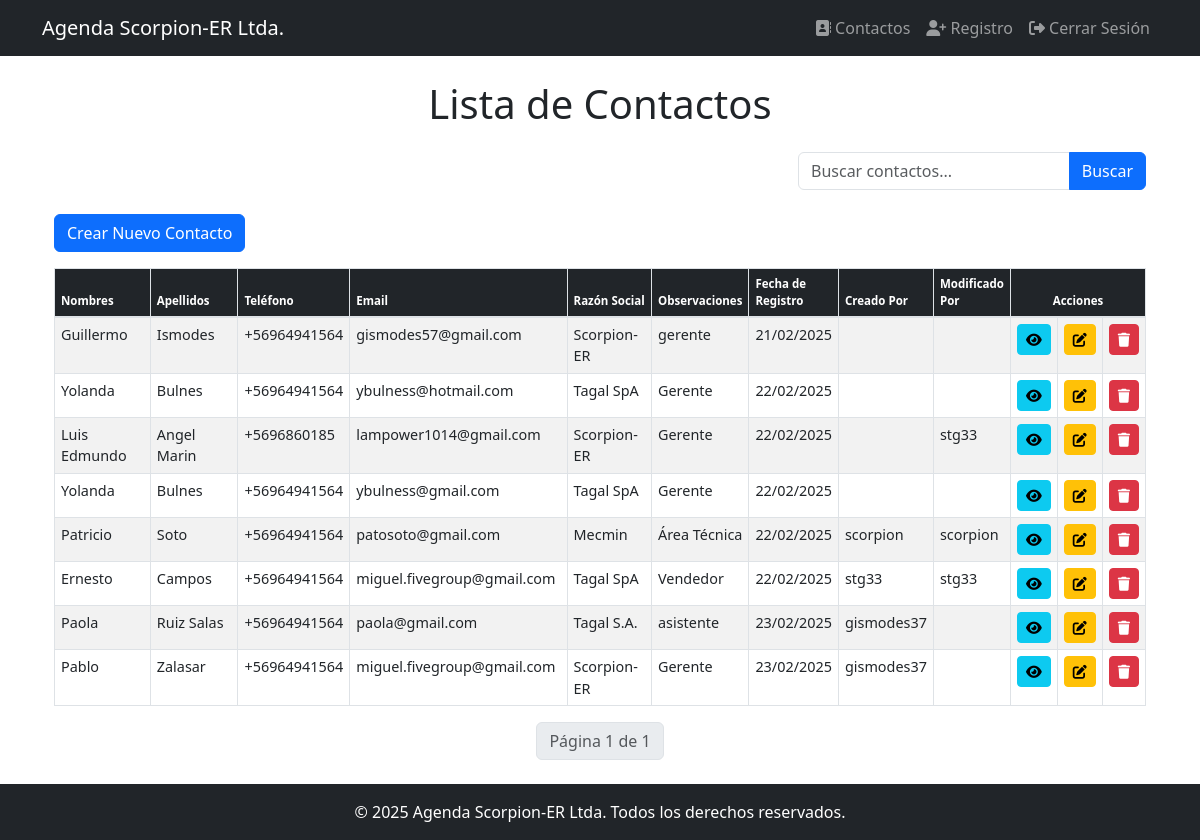
/contacts/ (signed in), run on the app's committed database.
### agenda/models.py (models this page shows, shortened)
class Contact(models.Model):
    nombres = models.CharField(max_length=100)
    apellidos = models.CharField(max_length=100)
    telefono = models.CharField(max_length=15, unique=True) #Teléfono único
    email = models.EmailField(unique=True) # Email único
    razon_social = models.CharField(max_length=100)
    observaciones = models.TextField(blank=True, default="")
    fecha_registro = models.DateTimeField(default=timezone.now)
    creado_por = models.ForeignKey(User, on_delete=models.SET_NULL, null=True, related_name='contactos_creados')
    modificado_por = models.ForeignKey(User, on_delete=models.SET_NULL, null=True, related_name='contactos_modificados')

class User(AbstractUser):
    groups = models.ManyToManyField(
        'auth.Group',
        verbose_name='groups',
        blank=True,
        help_text='The groups this user belongs to. A user will get all permissions granted to each of their groups.',
        related_name="agenda_user_groups",  # related_name único
        related_query_name="user",
    )
    user_permissions = models.ManyToManyField(
        'auth.Permission',
        verbose_name='user permissions',
        blank=True,
        help_text='Specific permissions for this user.',
        related_name="agenda_user_permissions",  # related_name único
        related_query_name="user",
    )

### agenda/views.py (the view, shortened to what this page needs)
# urls.py: path('', views.contact_list, name='contact_list'),
@login_required
def contact_list(request):
    query = request.GET.get('q')  # Obtén el término de búsqueda
    contacts = Contact.objects.all()
    paginator = Paginator(contacts, 10)
    page = request.GET.get('page')  # Obtén el número de página
    try:
        contacts = paginator.page(page)
    except PageNotAnInteger:
        contacts = paginator.page(1)
    except EmptyPage:
        contacts = paginator.page(paginator.num_pages)
    return render(request, 'agenda/contact_list.html', {'contacts': contacts, 'query': query})

### agenda/templates/agenda/contact_list.html (shortened to what this page needs)
{% extends 'base.html' %}
{% block content %}
<div class="container-fluid mt-4">
    <h1 class="text-center mb-4">Lista de Contactos</h1>
    <form method="get" class="mb-4">
        <div class="row justify-content-end">
            <div class="col-md-6 col-lg-4">
                <div class="input-group">
                    <input type="text" id="search-input" class="form-control" placeholder="Buscar contactos..." value="{{ query|default:'' }}">
                    <button type="submit" class="btn btn-primary">Buscar</button>
                </div>
            </div>
        </div>
    </form>
    <a href="{% url 'contact_create' %}" class="btn btn-primary mb-3">Crear Nuevo Contacto</a>
    <div id="contactos-table">
        {% include 'agenda/partials/contactos_tabla.html' with contacts=contacts %}
    </div>
    <nav aria-label="Paginación">
        <ul class="pagination justify-content-center">
            <li class="page-item disabled">
                <span class="page-link">
                    Página {{ contacts.number }} de {{ contacts.paginator.num_pages }}
                </span>
            </li>
        </ul>
    </nav>
</div>
{% endblock %}

### agenda/templates/agenda/partials/contactos_tabla.html
<div class="table-responsive">
<table class="table table-striped table-hover table-sm" style="width: 100%;">
    <thead class="table-dark">
        <tr>
            <th>Nombres</th>
            <th>Apellidos</th>
            <th>Teléfono</th>
            <th>Email</th>
            <th>Razón Social</th>
            <th>Observaciones</th>
            <th>Fecha de Registro</th>
            <th>Creado Por</th>
            <th>Modificado Por</th>
            <th colSpan="3" class="text-center">Acciones</th>
        </tr>
    </thead>
    <tbody>
    {% if contacts %}
        {% for contact in contacts %}
            <tr>
                <td>{{ contact.nombres }}</td>
                <td>{{ contact.apellidos }}</td>
                <td>{{ contact.telefono }}</td>
                <td>{{ contact.email }}</td>
                <td>{{ contact.razon_social }}</td>
                <td>{{ contact.observaciones|truncatechars:30 }}</td>
                <td>{{ contact.fecha_registro|date:"d/m/Y" }}</td>
                <td>{{ contact.creado_por.username }}</td>
                <td>{{ contact.modificado_por.username|default:"" }}</td>
                <td><a href="{% url 'contact_detail' contact.pk %}" class="btn btn-sm btn-info"><i class="fas fa-eye"></i></a></td>
                <td><a href="{% url 'contact_update' contact.pk %}" class="btn btn-sm btn-warning"><i class="fas fa-edit"></i></a></td>
                <td><a href="{% url 'contact_delete' contact.pk %}" class="btn btn-sm btn-danger"><i class="fas fa-trash"></i></a></td>
            </tr>
        {% endfor %}
    {% else %}
    <tr>
        <td colspan="10" class="text-center">No hay contactos para mostrar.</td>
    </tr>
    {% endif %}
    </tbody>
</table>
</div>

### static/css/custom.css (style rules this page uses)
.table th:nth-child(1), .table td:nth-child(1) { width: 25%; }
.table th:nth-child(2), .table td:nth-child(2) { width: 25%; }
.table th:nth-child(3), .table td:nth-child(3) { width: 10%; }
.table th:nth-child(4), .table td:nth-child(4) { width: 25%; }
.table th:nth-child(5), .table td:nth-child(5) { width: 25%; }
.table th:nth-child(6), .table td:nth-child(6) { width: 15%; }
.table th:nth-child(7), .table td:nth-child(7) { width: 10%; }
.table th:nth-child(8), .table td:nth-child(8) { width: 10%; }
.table th:nth-child(9), .table td:nth-child(9) { width: 10%; }
.table th:nth-child(10), .table td:nth-child(10) { width: 10%; }
.table { border-collapse: collapse; width: 100%; }
.table th, .table td { border: 1px solid #dee2e6; padding: 8px; }
.table thead th { border-bottom: 2px solid #dee2e6; }
.table-striped tbody tr:nth-of-type(odd) { background-color: rgba(0, 0, 0, 0.05); }
.table { font-size: 0.9em; }
.table th, .table td { padding: 6px; }
.table th { font-size: 0.8em; font-weight: bold; }

### data on the page
Contact: nombres "Guillermo", apellidos "Ismodes", telefono "+56964941564", email "gismodes57@gmail.com", razon_social "Scorpion-ER", observaciones "gerente", fecha_registro "21/02/2025"
Contact: nombres "Yolanda", apellidos "Bulnes", telefono "+56964941564", email "ybulness@hotmail.com", razon_social "Tagal SpA", observaciones "Gerente", fecha_registro "22/02/2025"
Contact: nombres "Luis Edmundo", apellidos "Angel Marin", telefono "+5696860185", email "lampower1014@gmail.com", razon_social "Scorpion-ER", observaciones "Gerente", fecha_registro "22/02/2025", modificado_por.username "stg33"
Contact: nombres "Yolanda", apellidos "Bulnes", telefono "+56964941564", email "ybulness@gmail.com", razon_social "Tagal SpA", observaciones "Gerente", fecha_registro "22/02/2025"
Contact: nombres "Patricio", apellidos "Soto", telefono "+56964941564", email "patosoto@gmail.com", razon_social "Mecmin", observaciones "Área Técnica", fecha_registro "22/02/2025", creado_por.username "scorpion", modificado_por.username "scorpion"
Contact: nombres "Ernesto", apellidos "Campos", telefono "+56964941564", email "miguel.fivegroup@gmail.com", razon_social "Tagal SpA", observaciones "Vendedor", fecha_registro "22/02/2025", creado_por.username "stg33", modificado_por.username "stg33"
Contact: nombres "Paola", apellidos "Ruiz Salas", telefono "+56964941564", email "paola@gmail.com", razon_social "Tagal S.A.", observaciones "asistente", fecha_registro "23/02/2025", creado_por.username "gismodes37"
Contact: nombres "Pablo", apellidos "Zalasar", telefono "+56964941564", email "miguel.fivegroup@gmail.com", razon_social "Scorpion-ER", observaciones "Gerente", fecha_registro "23/02/2025", creado_por.username "gismodes37"

### other printed values
{{ contacts.number }} "1"
{{ contacts.paginator.num_pages }} "1"
